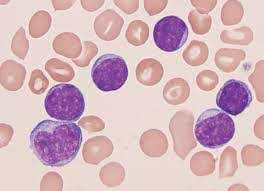
#> input picture Mini projekat 1 - Obrada slike/sc_2020_challenge_1/dataset/train/img-1.jpg, 264 x 191 px
$ python -i process.py   (imports and definitions only)   (older library calls are emulated)
#> lines starting #> are read from the running program, lines starting #| are printed output that depends on the picture; after the words box and inside, x2 and y2 are one past the last pixel; in counts of white or black regions, pixels touching at a corner belong together
# import libraries here
import numpy as np
import cv2 # OpenCV biblioteka
import matplotlib
import matplotlib.pyplot as plt

matplotlib.rcParams['figure.figsize'] = 10,7

def count_blood_cells(image_path):
    """
    Procedura prima putanju do fotografije i vraca broj crvenih krvnih zrnaca, belih krvnih zrnaca i
    informaciju da li pacijent ima leukemiju ili ne, na osnovu odnosa broja krvnih zrnaca

    Ova procedura se poziva automatski iz main procedure i taj deo kod nije potrebno menjati niti implementirati.

    :param image_path: <String> Putanja do ulazne fotografije.
    :return: <int>  Broj prebrojanih crvenih krvnih zrnaca,
             <int> broj prebrojanih belih krvnih zrnaca,
             <bool> da li pacijent ima leukemniju (True ili False)
    """
#> called with image_path = 'dataset/train/img-1.jpg'
    red_blood_cell_count = 0
    white_blood_cell_count = 0
    has_leukemia = None

    img_rgb = cv2.cvtColor(cv2.imread(image_path), cv2.COLOR_BGR2RGB)
    plt.imshow(img_rgb, 'gray')
    plt.show()

    img_gray = cv2.cvtColor(img_rgb, cv2.COLOR_RGB2GRAY)
    #img_gray = cv2.GaussianBlur(img_gray, (5, 5), 0)

    #img_bin = cv2.adaptiveThreshold(img_gray, 255, cv2.ADAPTIVE_THRESH_GAUSSIAN_C, cv2.THRESH_BINARY, 11, 2)
    #ret, img_bin = cv2.threshold(img_gray, 0, 255, cv2.THRESH_OTSU)
    ret, img_bin = cv2.threshold(img_gray, 150, 255, cv2.THRESH_BINARY)
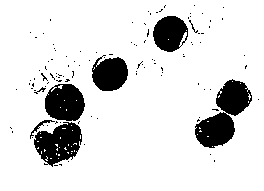
#> img_bin: shape (191, 264); 86.7% white; 110 black regions (102 under 20 px), largest, box (x1, y1, x2, y2) and area: (195, 79, 252, 148) 1906, (34, 122, 82, 167) 1350, (45, 84, 85, 121) 1170
    img_bitw = cv2.bitwise_not(img_bin)

    img_open = open(img_bitw)
#> in open, `img_open = cv2.dilate(img_erode, kernel_dil, iterations=1)`:
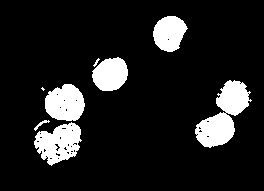
#> img_open: shape (191, 264); 12.3% white; 8 white regions (1 under 20 px), largest, box (x1, y1, x2, y2) and area: (195, 80, 252, 148) 1859, (34, 122, 82, 166) 1302, (45, 84, 85, 121) 1144
    img_close = close(img_bin)

    img_er = er(img_bin)
    img_dil = dil(img_bin)
#> in dil, `img_dil = cv2.dilate(img, kernel_dil, iterations=2)`:
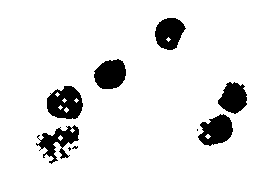
#> img_dil: shape (191, 264); 91.3% white; 9 black regions (3 under 20 px)

    white_blood_cell_count = len(find_white_blood_cells(img_close))
#> in find_white_blood_cells, `img, contours, hierarchy = cv2.findContours(img, cv2.RETR_LIST, cv2.CH..`: contours = 8 contours, 3 with area under 20; largest, box (x1, y1, x2, y2) and area: (0, 0, 264, 191) 49970, (33, 79, 90, 163) 3080, (192, 76, 254, 152) 2726, (87, 52, 133, 96) 1480, (148, 11, 192, 57) 1450
#> the loop in find_white_blood_cells, `for contour in contours:` made 8 passes
#> (area, x, y, width, height) on passes 4 to 7: (3079.5, 33, 79, 57, 84), (2726, 192, 76, 62, 76), (1480.5, 87, 52, 46, 44), (1450.5, 148, 11, 44, 46)
#> after the loop in find_white_blood_cells, `for contour in contours:`: white_cells_temp = 5 contours; box (x1, y1, x2, y2) and area: (0, 0, 264, 191) 49970, (33, 79, 90, 163) 3080, (192, 76, 254, 152) 2726, (87, 52, 133, 96) 1480, (148, 11, 192, 57) 1450
#> in find_white_blood_cells, `white_blood_cells = white_cells_temp`: white_blood_cells has the same summary as white_cells_temp
#> white_blood_cell_count = 5
    print('BELIH: '+  str(white_blood_cell_count))
#| BELIH: 5
    #plt.imshow(img_close, 'gray')
    #plt.show()

    # CRVENE
    img_gray = np.ndarray((img_rgb.shape[0], img_rgb.shape[1]))
    img_gray = 0 * img_rgb[:, :, 0] + 0.1 * img_rgb[:, :, 1] + 0.9 * img_rgb[:, :, 2]
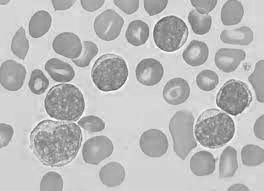
#> img_gray: shape (191, 264) float64; min 86.4, max 254.1, mean 188.5
    img_gray = img_gray.astype('uint8')
    ret, img_bin = cv2.threshold(img_gray, 0, 255, cv2.THRESH_OTSU)
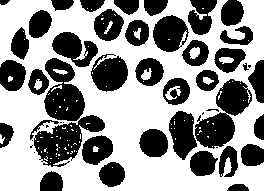
#> img_bin: shape (191, 264); 57.5% white; 49 black regions (10 under 20 px), largest, box (x1, y1, x2, y2) and area: (195, 79, 252, 149) 1941, (34, 115, 105, 167) 1713, (44, 58, 85, 121) 1648
#> ret = 183

    img_bitw = cv2.bitwise_not(img_bin)
    img_open = open(img_bitw)
#> in open (call 2), `img_erode = cv2.erode(img, kernel_dil, iterations=1)`:
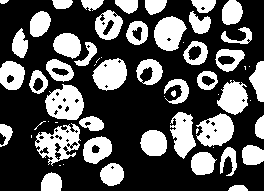
#> img_erode: shape (191, 264); 34.1% white; 60 white regions (17 under 20 px), largest, box (x1, y1, x2, y2) and area: (45, 84, 84, 120) 981, (35, 123, 81, 166) 957, (196, 113, 234, 147) 854
#> in open (call 2), `img_open = cv2.dilate(img_erode, kernel_dil, iterations=1)`:
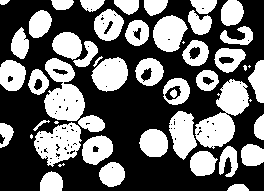
#> img_open: shape (191, 264); 41.7% white; 50 white regions (7 under 20 px)

    red_blood_cell_count = len(find_red_blood_cells(img_open))
    print('CRVENIH: ' + str(red_blood_cell_count))
    #plt.imshow(img_open, 'gray')
    #plt.show()

    if(white_blood_cell_count * 12 > red_blood_cell_count):
        has_leukemia = True
    else:
        has_leukemia = False


    # TODO - Prebrojati crvena i bela krvna zrnca i vratiti njihov broj kao povratnu vrednost ove procedure

    # TODO - Odrediti da li na osnovu broja krvnih zrnaca pacijent ima leukemiju i vratiti True/False kao povratnu vrednost ove procedure

    return red_blood_cell_count, white_blood_cell_count, has_leukemia

def find_white_blood_cells(img):
    white_blood_cells = []
    img, contours, hierarchy = cv2.findContours(img, cv2.RETR_LIST, cv2.CHAIN_APPROX_SIMPLE)

    white_cells_temp = []
    for contour in contours:
        area = cv2.contourArea(contour)  # oblast konture
        x, y, width, height = cv2.boundingRect(contour)
        if width > 40 and height > 40:
            white_cells_temp.append(contour)

    if (len(white_cells_temp) <= 3):
        img_er = er(img)
        img, contours, hierarchy = cv2.findContours(img_er, cv2.RETR_LIST, cv2.CHAIN_APPROX_SIMPLE)
        for contour in contours:
            area = cv2.contourArea(contour)  # oblast konture
            x, y, width, height = cv2.boundingRect(contour)
            if width > 120 and height > 120 and area > 18000:
                white_blood_cells.append(contour)
        #plt.imshow(img_er, 'gray')
        #plt.show()
    elif (len(white_cells_temp) >= 10):
        img_wat = watershed(255 - img)
        img_inv = 255 - img_wat
        img, contours, hierarchy = cv2.findContours(img_inv, cv2.RETR_LIST, cv2.CHAIN_APPROX_SIMPLE)
        for contour in contours:
            white_blood_cells.append(contour)
        #plt.imshow(img_inv, 'gray')
        #plt.show()
    else:
        white_blood_cells = white_cells_temp

    return white_blood_cells

def find_red_blood_cells(img):
    pom = 0
    red_blood_cells = []
    img, contours, hierarchy = cv2.findContours(img, cv2.RETR_TREE, cv2.CHAIN_APPROX_SIMPLE)
#> contours = 144 contours, 90 with area under 20; largest, box (x1, y1, x2, y2) and area: (195, 79, 249, 149) 1793, (44, 58, 85, 121) 1594, (34, 122, 82, 167) 1326, (91, 57, 128, 92) 888, (169, 111, 197, 160) 871

    for contour in contours:
        area = cv2.contourArea(contour)  # oblast konture
        if area > 220 and hierarchy[0, pom, 3] == -1:
            red_blood_cells.append(contour)
        pom += 1
#> this loop made 144 passes
#> area on passes 1, 2, 4, 6, 7, 8, 9, 10: 97, 342, 457.5, 493, 311, 394, 642.5, 37
#> after the loop, pom = 144; red_blood_cells = 34 contours; largest, box (x1, y1, x2, y2) and area: (195, 79, 249, 149) 1793, (44, 58, 85, 121) 1594, (34, 122, 82, 167) 1326, (91, 57, 128, 92) 888, (169, 111, 197, 160) 871
    return red_blood_cells

def open(img):
    kernel_ero = np.ones((3, 3))
    kernel_dil = cv2.getStructuringElement(cv2.MORPH_ELLIPSE, (3, 3))

    img_erode = cv2.erode(img, kernel_dil, iterations=1)

    img_open = cv2.dilate(img_erode, kernel_dil, iterations=1)

    return img_open

def close(img):
    kernel_ero = np.ones((3, 3))
    kernel_dil = cv2.getStructuringElement(cv2.MORPH_ELLIPSE, (9, 9))

    img_dilate = cv2.dilate(img, kernel_dil, iterations=1)

    img_close = cv2.erode(img_dilate, kernel_dil, iterations=2)

    return img_close

def er(img):
    kernel_ero = np.ones((3, 3))
    img_erode = cv2.erode(img, kernel_ero, iterations=2)

    return img_erode

def dil(img):
    kernel_dil = cv2.getStructuringElement(cv2.MORPH_ELLIPSE, (3, 3))
    img_dil = cv2.dilate(img, kernel_dil, iterations=2)
    return img_dil

# [25 lines left out: function watershed, not called in this run]

>>> result = count_blood_cells('dataset/train/img-1.jpg')
#> in count_blood_cells, `red_blood_cell_count = len(find_red_blood_cells(img_open))`: red_blood_cell_count = 34
#| CRVENIH: 34
#> result = (34, 5, True)

$ run again, on Mini projekat 1 - Obrada slike/sc_2020_challenge_1/dataset/train/img-3.jpg
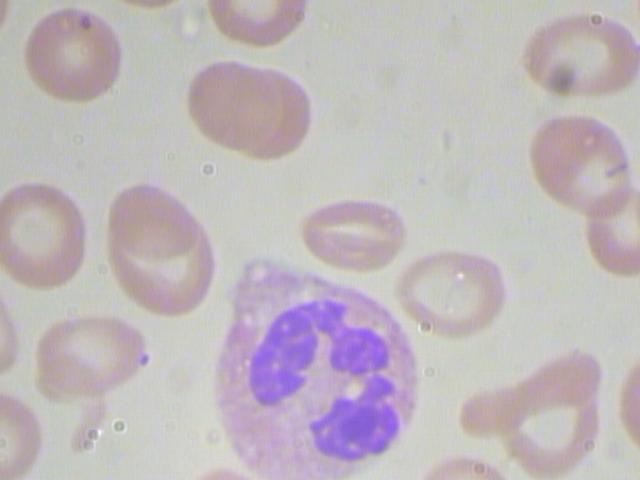
#> input picture Mini projekat 1 - Obrada slike/sc_2020_challenge_1/dataset/train/img-3.jpg, 640 x 480 px
#> img_open: shape (480, 640); 3.6% white; 10 white regions (4 under 20 px), largest, box (x1, y1, x2, y2) and area: (251, 302, 388, 405) 6545, (311, 375, 398, 460) 4114, (552, 72, 573, 92) 294, (78, 16, 92, 31) 146, (35, 36, 39, 44) 21, (142, 357, 147, 363) 21
#> img_dilate: shape (480, 640); 98% white; 9 black regions (4 under 20 px), largest, box (x1, y1, x2, y2) and area: (321, 381, 394, 456) 2502, (255, 313, 313, 401) 1938, (335, 333, 384, 371) 1174, (311, 307, 339, 330) 275, (557, 76, 568, 88) 94
#> img_close: shape (480, 640); 95% white; 3 black regions, box (x1, y1, x2, y2) and area: (247, 299, 402, 464) 14397, (549, 68, 576, 96) 572, (75, 12, 95, 34) 339
#> in dil, `img_dil = cv2.dilate(img, kernel_dil, iterations=2)`:
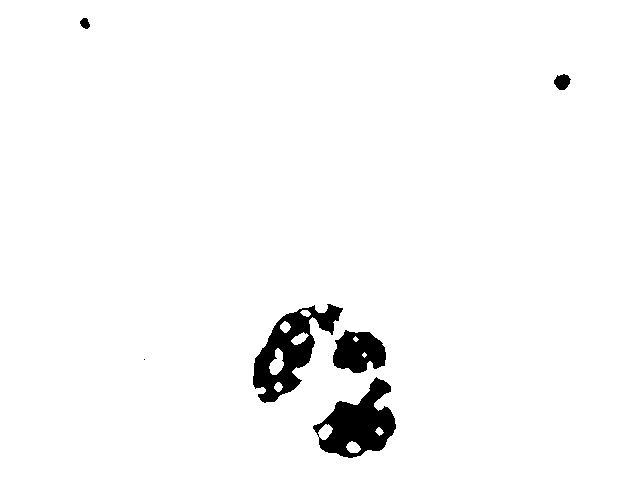
#> img_dil: shape (480, 640); 97.1% white; 6 black regions (1 under 20 px)
#> in find_white_blood_cells, `img, contours, hierarchy = cv2.findContours(img, cv2.RETR_LIST, cv2.CH..`: contours = 6 contours, 2 with area under 20; largest, box (x1, y1, x2, y2) and area: (0, 0, 640, 480) 306081, (246, 298, 403, 465) 14784, (548, 67, 577, 97) 612, (74, 11, 96, 35) 370
#> the loop in find_white_blood_cells, `for contour in contours:` made 6 passes
#> (area, x, y, width, height) on passes 3 to 5: (14784, 246, 298, 157, 167), (612, 548, 67, 29, 30), (370.5, 74, 11, 22, 24)
#> after the loop in find_white_blood_cells, `for contour in contours:`: white_cells_temp = 2 contours; box (x1, y1, x2, y2) and area: (0, 0, 640, 480) 306081, (246, 298, 403, 465) 14784
#> in find_white_blood_cells, `img, contours, hierarchy = cv2.findContours(img_er, cv2.RETR_LIST, cv2..`: contours = 4 contours; box (x1, y1, x2, y2) and area: (0, 0, 640, 480) 306081, (244, 296, 405, 467) 16801, (546, 65, 579, 99) 856, (72, 9, 98, 37) 562
#> the loop in find_white_blood_cells, `for contour in contours:` made 4 passes
#> (area, x, y, width, height) on passes 1 to 3: (16801, 244, 296, 161, 171), (856, 546, 65, 33, 34), (562.5, 72, 9, 26, 28)
#> after the loop in find_white_blood_cells, `for contour in contours:`: white_blood_cells = [[[0, 0], [0, 479], [639, 479], [639, 0]]]
#> white_blood_cell_count = 1
#| BELIH: 1
#> ret = 180
#> in open (call 2), `img_open = cv2.dilate(img_erode, kernel_dil, iterations=1)`:
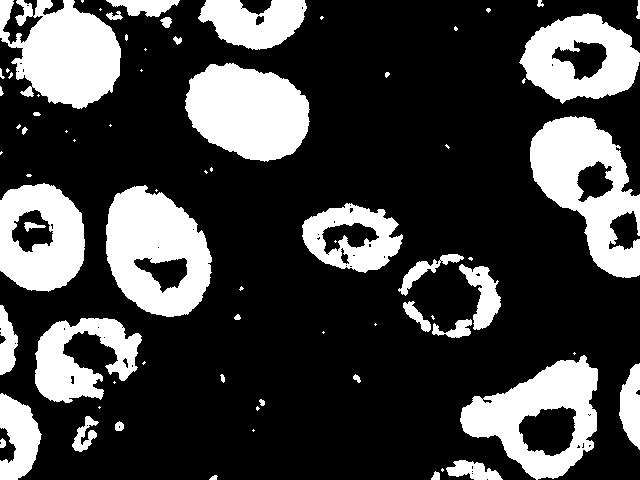
#> img_open: shape (480, 640); 26.3% white; 74 white regions (35 under 20 px)
#> in find_red_blood_cells, `img, contours, hierarchy = cv2.findContours(img, cv2.RETR_TREE, cv2.CH..`: contours = 127 contours, 82 with area under 20; largest, box (x1, y1, x2, y2) and area: (106, 185, 212, 317) 10172, (460, 355, 598, 480) 10152, (530, 116, 640, 278) 9812, (185, 63, 310, 162) 8956, (0, 0, 121, 109) 8502
#> the loop in find_red_blood_cells, `for contour in contours:` made 127 passes
#> area on passes 1, 2, 4, 8, 10, 12, 16, 17: 20, 44, 619.5, 34.5, 58.5, 368, 21, 2256
#> after the loop in find_red_blood_cells, `for contour in contours:`: pom = 127; red_blood_cells = 20 contours; largest, box (x1, y1, x2, y2) and area: (106, 185, 212, 317) 10172, (460, 355, 598, 480) 10152, (530, 116, 640, 278) 9812, (185, 63, 310, 162) 8956, (0, 0, 121, 109) 8502
#> red_blood_cell_count = 20
#| CRVENIH: 20
#> result = (20, 1, False)

$ run again, on Mini projekat 1 - Obrada slike/sc_2020_challenge_1/dataset/train/img-4.jpg
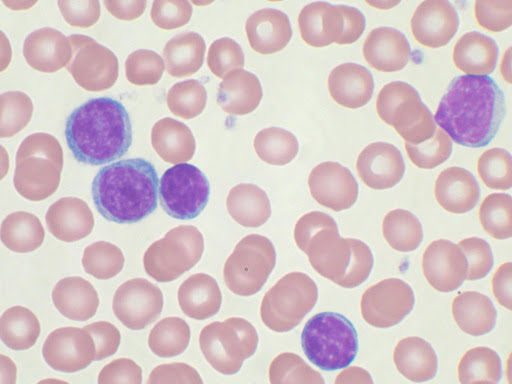
#> input picture Mini projekat 1 - Obrada slike/sc_2020_challenge_1/dataset/train/img-4.jpg, 512 x 384 px
#> in open, `img_erode = cv2.erode(img, kernel_dil, iterations=1)`:
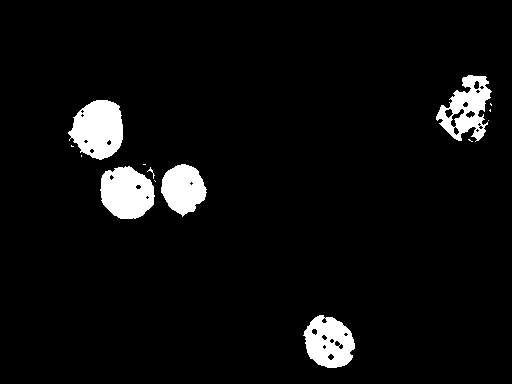
#> img_erode: shape (384, 512); 5.1% white; 14 white regions (8 under 20 px), largest, box (x1, y1, x2, y2) and area: (68, 100, 123, 160) 2378, (100, 166, 155, 219) 2204, (303, 315, 355, 368) 1889, (436, 75, 492, 142) 1858, (161, 164, 207, 217) 1673, (147, 167, 155, 179) 21
#> img_open: shape (384, 512); 5.8% white; 10 white regions (4 under 20 px), largest, box (x1, y1, x2, y2) and area: (67, 99, 124, 161) 2594, (99, 165, 156, 220) 2386, (435, 74, 493, 143) 2300, (302, 314, 356, 369) 2129, (160, 163, 208, 218) 1816, (146, 166, 157, 183) 59
#> img_dilate: shape (384, 512); 97.1% white; 14 black regions (6 under 20 px), largest, box (x1, y1, x2, y2) and area: (73, 103, 120, 157) 1613, (104, 169, 151, 216) 1498, (164, 167, 203, 212) 1166
#> img_close: shape (384, 512); 92.5% white; 4 black regions, box (x1, y1, x2, y2) and area: (96, 159, 211, 224) 5593, (65, 95, 128, 165) 3327, (432, 70, 495, 144) 3024, (299, 311, 360, 373) 2871
#> img_dil: shape (384, 512); 95.6% white; 7 black regions (2 under 20 px)
#> in find_white_blood_cells, `img, contours, hierarchy = cv2.findContours(img, cv2.RETR_LIST, cv2.CH..`: contours = 5 contours; box (x1, y1, x2, y2) and area: (0, 0, 512, 384) 195713, (95, 158, 212, 225) 5751, (64, 94, 129, 166) 3426, (431, 69, 496, 145) 3134, (298, 310, 361, 374) 2962
#> the loop in find_white_blood_cells, `for contour in contours:` made 5 passes
#> (area, x, y, width, height) on passes 1 to 4: (2962, 298, 310, 63, 64), (5751, 95, 158, 117, 67), (3426, 64, 94, 65, 72), (3134.5, 431, 69, 65, 76)
#> after the loop in find_white_blood_cells, `for contour in contours:`: white_cells_temp has the same summary as contours
#> white_blood_cells has the same summary as contours
#> white_blood_cell_count = 5
#| BELIH: 5
#> ret = 199
#> in open (call 2), `img_open = cv2.dilate(img_erode, kernel_dil, iterations=1)`:
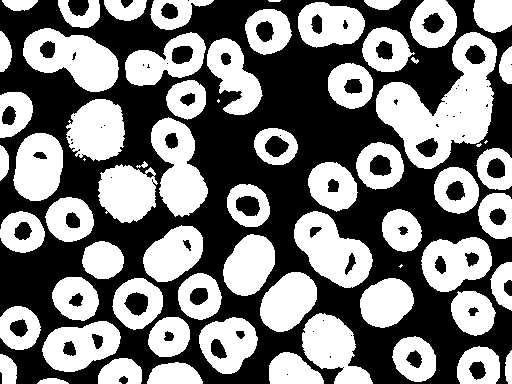
#> img_open: shape (384, 512); 48.1% white; 67 white regions (5 under 20 px)
#> in find_red_blood_cells, `img, contours, hierarchy = cv2.findContours(img, cv2.RETR_TREE, cv2.CH..`: contours = 147 contours, 41 with area under 20; largest, box (x1, y1, x2, y2) and area: (376, 32, 497, 169) 8080, (23, 28, 119, 92) 3755, (294, 211, 373, 288) 3538, (151, 117, 208, 217) 3338, (421, 237, 492, 292) 2795
#> the loop in find_red_blood_cells, `for contour in contours:` made 147 passes
#> area on passes 1, 2, 3, 4, 5, 7, 8, 9: 108, 889.5, 829, 373.5, 1210, 155.5, 1326, 243.5
#> after the loop in find_red_blood_cells, `for contour in contours:`: pom = 147; red_blood_cells = 56 contours; largest, box (x1, y1, x2, y2) and area: (376, 32, 497, 169) 8080, (23, 28, 119, 92) 3755, (294, 211, 373, 288) 3538, (151, 117, 208, 217) 3338, (421, 237, 492, 292) 2795
#> red_blood_cell_count = 56
#| CRVENIH: 56
#> result = (56, 5, True)

$ run again, on Mini projekat 1 - Obrada slike/sc_2020_challenge_1/dataset/train/img-5.jpg
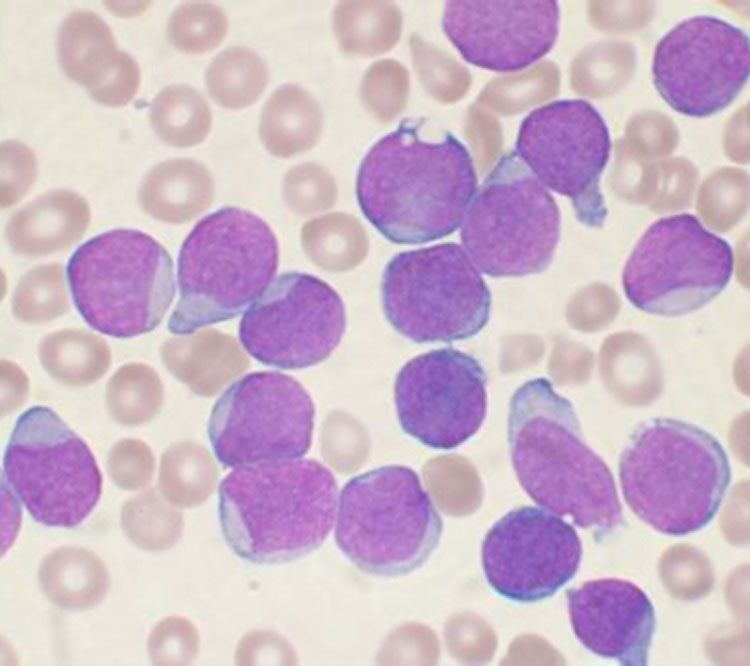
#> input picture Mini projekat 1 - Obrada slike/sc_2020_challenge_1/dataset/train/img-5.jpg, 750 x 666 px
#> img_open: shape (666, 750); 23.1% white; 48 white regions (20 under 20 px), largest, box (x1, y1, x2, y2) and area: (357, 100, 610, 340) 28690, (179, 210, 340, 368) 11943, (483, 420, 614, 600) 11812
#> img_dilate: shape (666, 750); 85.5% white; 69 black regions (44 under 20 px), largest, box (x1, y1, x2, y2) and area: (362, 104, 606, 336) 21399, (487, 435, 608, 596) 7856, (658, 22, 750, 112) 5828
#> img_close: shape (666, 750); 72.9% white; 14 black regions, largest, box (x1, y1, x2, y2) and area: (354, 96, 614, 344) 32864, (176, 209, 343, 371) 14193, (479, 427, 616, 604) 13702
#> img_dil: shape (666, 750); 81% white; 67 black regions (44 under 20 px)
#> in find_white_blood_cells, `img, contours, hierarchy = cv2.findContours(img, cv2.RETR_LIST, cv2.CH..`: contours = 24 contours, 9 with area under 20; largest, box (x1, y1, x2, y2) and area: (0, 0, 750, 666) 474874, (353, 95, 615, 345) 33461, (175, 208, 344, 372) 14492, (478, 426, 617, 605) 13988, (210, 368, 327, 549) 12514
#> the loop in find_white_blood_cells, `for contour in contours:` made 24 passes
#> (area, x, y, width, height) on passes 1, 4, 5, 6, 7, 8, 9, 10: (5938, 565, 575, 92, 87), (107.5, 242, 467, 24, 15), (5451.5, 340, 462, 95, 85), (13988.5, 478, 426, 139, 179), (7172.5, 619, 425, 103, 114), (269.5, 296, 410, 20, 20), (12514.5, 210, 368, 117, 181), (8175.5, 391, 345, 99, 109)
#> after the loop in find_white_blood_cells, `for contour in contours:`: white_cells_temp = 11 contours; largest, box (x1, y1, x2, y2) and area: (0, 0, 750, 666) 474874, (353, 95, 615, 345) 33461, (175, 208, 344, 372) 14492, (478, 426, 617, 605) 13988, (210, 368, 327, 549) 12514
#> opening: shape (666, 750); 27.1% white; 14 white regions, largest, box (x1, y1, x2, y2) and area: (354, 96, 614, 344) 32835, (176, 210, 343, 370) 14177, (479, 428, 616, 604) 13683
#> sure_bg: shape (666, 750); 31.7% white; 9 white regions, largest, box (x1, y1, x2, y2) and area: (351, 93, 617, 455) 46497, (173, 207, 346, 550) 31349, (476, 424, 724, 663) 31007
#> in watershed, `ret, sure_fg = cv2.threshold(dist_transform, 0.6 * dist_transform.max(..`: ret = 28.79
#> unknown: shape (666, 750); 29.5% white; 9 white regions, largest, box (x1, y1, x2, y2) and area: (351, 93, 617, 455) 41220, (173, 207, 346, 550) 30533, (476, 424, 724, 663) 28745
#> img_inv: shape (666, 750); 97.8% white; 16 black regions (3 under 20 px)
#> in find_white_blood_cells, `img, contours, hierarchy = cv2.findContours(img_inv, cv2.RETR_LIST, cv..`: contours = 21 contours, 7 with area under 20; largest, box (x1, y1, x2, y2) and area: (0, 0, 750, 666) 498085, (408, 267, 461, 316) 1740, (677, 42, 732, 92) 1572, (420, 374, 462, 424) 1470, (507, 530, 557, 574) 1364
#> the loop in find_white_blood_cells, `for contour in contours:` made 21 passes
#> contour on passes 6, 9, 13, 17, 18, 21: [[256, 438], [257, 437], [258, 438], [257, 439]], [[278, 326], [279, 325], [280, 326], [279, 327]], [[673, 263], [674, 262], [675, 263], [674, 264]], [[446, 169], [447, 168], [448, 169], [447, 170]], [[445, 168], [446, 167], [447, 168], [446, 169]], [[0, 0], [0, 665], [749, 665], [749, 0]]
#> after the loop in find_white_blood_cells, `for contour in contours:`: white_blood_cells has the same summary as contours
#> white_blood_cell_count = 21
#| BELIH: 21
#> in count_blood_cells, `ret, img_bin = cv2.threshold(img_gray, 0, 255, cv2.THRESH_OTSU)`: ret = 199
#> in open (call 2), `img_open = cv2.dilate(img_erode, kernel_dil, iterations=1)`:
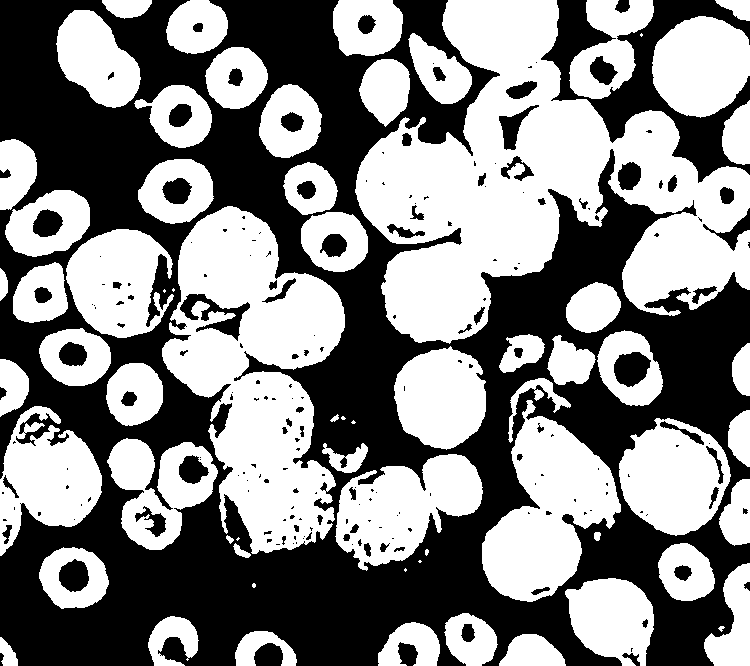
#> img_open: shape (666, 750); 52% white; 208 black regions (125 under 20 px)
#> in find_red_blood_cells, `img, contours, hierarchy = cv2.findContours(img, cv2.RETR_TREE, cv2.CH..`: contours = 276 contours, 136 with area under 20; largest, box (x1, y1, x2, y2) and area: (355, 0, 750, 344) 65927, (162, 206, 345, 554) 36684, (482, 400, 621, 602) 14802, (335, 454, 483, 571) 10138, (619, 418, 731, 536) 9377
#> the loop in find_red_blood_cells, `for contour in contours:` made 276 passes
#> area on passes 1 to 3: 290, 1456, 1089.5
#> after the loop in find_red_blood_cells, `for contour in contours:`: pom = 276; red_blood_cells = 50 contours; largest, box (x1, y1, x2, y2) and area: (355, 0, 750, 344) 65927, (162, 206, 345, 554) 36684, (482, 400, 621, 602) 14802, (335, 454, 483, 571) 10138, (619, 418, 731, 536) 9377
#> red_blood_cell_count = 50
#| CRVENIH: 50
#> result = (50, 21, True)
